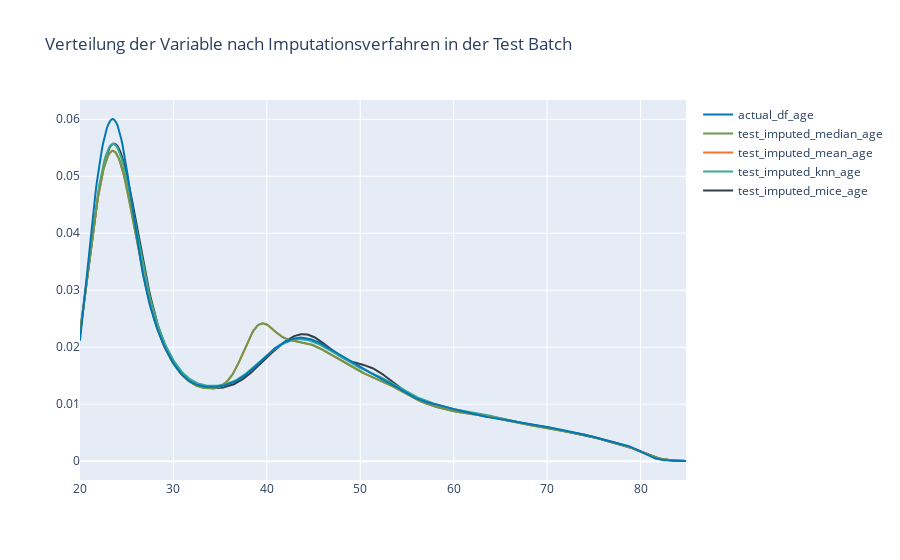

Here is the notebook cell this chart was saved with:
### Markdown cell above
### Imputation auf der Test Batch

### Code cell
hist_data_test = [X_test_df_mice['age'], X_test_df_knn['age'], test_imputed_mean_age, test_imputed_median_age, actual_df_age]

group_labels = ['test_imputed_mice_age','test_imputed_knn_age','test_imputed_mean_age', 'test_imputed_median_age', 'actual_df_age']
colors = ['#333F44', '#37AA9C', '#f3722c', '#6a994e', '#0077b6']

# Create distplot with curve_type set to 'normal'
fig = ff.create_distplot(hist_data_test, group_labels, show_hist=False, colors=colors, rug_text=None, show_rug=False)

# Add title
fig.update_layout(title_text='Verteilung der Variable nach Imputationsverfahren in der Test Batch')
fig.show()

### Figure 1 — Plotly figure (JSON) as saved in the notebook; plotly's stock layout.template omitted (floating-point values rounded to 4 significant figures; data arrays with more than 128 entries replaced by an {"elided": "..."} marker saying what was removed)
{"data": [{"legendgroup": "test_imputed_mice_age", "marker": {"color": "#333F44"}, "mode": "lines", "name": "test_imputed_mice_age", "showlegend": true, "type": "scatter", "x": {"elided": "500 float values"}, "xaxis": "x", "y": {"elided": "500 float values"}, "yaxis": "y"}, {"legendgroup": "test_imputed_knn_age", "marker": {"color": "#37AA9C"}, "mode": "lines", "name": "test_imputed_knn_age", "showlegend": true, "type": "scatter", "x": {"elided": "500 float values"}, "xaxis": "x", "y": {"elided": "500 float values"}, "yaxis": "y"}, {"legendgroup": "test_imputed_mean_age", "marker": {"color": "#f3722c"}, "mode": "lines", "name": "test_imputed_mean_age", "showlegend": true, "type": "scatter", "x": {"elided": "500 float values"}, "xaxis": "x", "y": {"elided": "500 float values"}, "yaxis": "y"}, {"legendgroup": "test_imputed_median_age", "marker": {"color": "#6a994e"}, "mode": "lines", "name": "test_imputed_median_age", "showlegend": true, "type": "scatter", "x": {"elided": "500 float values"}, "xaxis": "x", "y": {"elided": "500 float values"}, "yaxis": "y"}, {"legendgroup": "actual_df_age", "marker": {"color": "#0077b6"}, "mode": "lines", "name": "actual_df_age", "showlegend": true, "type": "scatter", "x": {"elided": "500 float values"}, "xaxis": "x", "y": {"elided": "500 float values"}, "yaxis": "y"}], "layout": {"barmode": "overlay", "hovermode": "closest", "legend": {"traceorder": "reversed"}, "title": {"text": "Verteilung der Variable nach Imputationsverfahren in der Test Batch"}, "xaxis": {"anchor": "y2", "domain": [0, 1], "zeroline": false}, "yaxis": {"anchor": "free", "domain": [0, 1], "position": 0}}}
